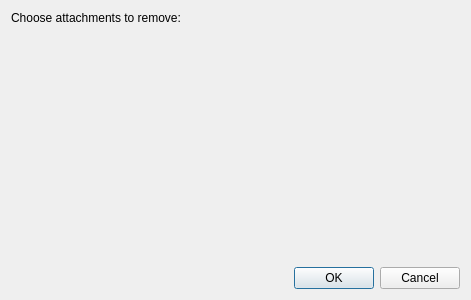
<?xml version="1.0" encoding="UTF-8"?>
<ui version="4.0">
 <class>RemAtDiag</class>
 <widget class="QDialog" name="RemAtDiag">
  <property name="geometry">
   <rect>
    <x>0</x>
    <y>0</y>
    <width>471</width>
    <height>300</height>
   </rect>
  </property>
  <property name="windowTitle">
   <string>Remove Attachment</string>
  </property>
  <layout class="QGridLayout" name="gridLayout">
   <item row="3" column="0">
    <widget class="QDialogButtonBox" name="buttonBox">
     <property name="orientation">
      <enum>Qt::Horizontal</enum>
     </property>
     <property name="standardButtons">
      <set>QDialogButtonBox::Cancel|QDialogButtonBox::Ok</set>
     </property>
    </widget>
   </item>
   <item row="2" column="0">
    <spacer name="verticalSpacer">
     <property name="orientation">
      <enum>Qt::Vertical</enum>
     </property>
     <property name="sizeHint" stdset="0">
      <size>
       <width>20</width>
       <height>40</height>
      </size>
     </property>
    </spacer>
   </item>
   <item row="0" column="0">
    <widget class="QLabel" name="label">
     <property name="text">
      <string>Choose attachments to remove:</string>
     </property>
    </widget>
   </item>
   <item row="1" column="0">
    <layout class="QGridLayout" name="selectionLayout"/>
   </item>
  </layout>
 </widget>
 <resources/>
 <connections>
  <connection>
   <sender>buttonBox</sender>
   <signal>accepted()</signal>
   <receiver>RemAtDiag</receiver>
   <slot>accept()</slot>
   <hints>
    <hint type="sourcelabel">
     <x>248</x>
     <y>254</y>
    </hint>
    <hint type="destinationlabel">
     <x>157</x>
     <y>274</y>
    </hint>
   </hints>
  </connection>
  <connection>
   <sender>buttonBox</sender>
   <signal>rejected()</signal>
   <receiver>RemAtDiag</receiver>
   <slot>reject()</slot>
   <hints>
    <hint type="sourcelabel">
     <x>316</x>
     <y>260</y>
    </hint>
    <hint type="destinationlabel">
     <x>286</x>
     <y>274</y>
    </hint>
   </hints>
  </connection>
 </connections>
</ui>
